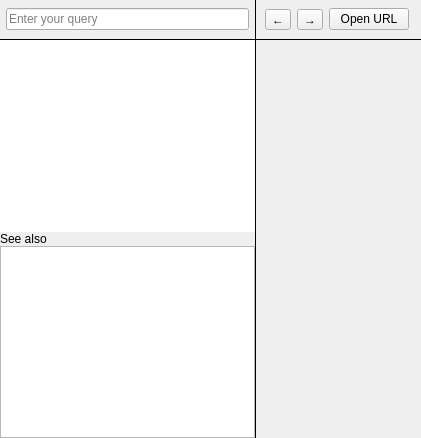
<?xml version="1.0" encoding="UTF-8"?>
<ui version="4.0">
 <class>Tab</class>
 <widget class="QWidget" name="Tab">
  <property name="styleSheet">
   <string notr="true">QSplitter::handle {
   background: black;
}

QFrame#searchEditFrame, QFrame#tabBarFrame {
   border-top: none;
   border-right: none;
   border-bottom: 1px solid black;
   border-left: none;
}</string>
  </property>
  <layout class="QGridLayout" name="gridLayout">
   <property name="leftMargin">
    <number>0</number>
   </property>
   <property name="topMargin">
    <number>0</number>
   </property>
   <property name="rightMargin">
    <number>0</number>
   </property>
   <property name="bottomMargin">
    <number>0</number>
   </property>
   <item row="0" column="0">
    <widget class="QSplitter" name="splitter">
     <property name="lineWidth">
      <number>5</number>
     </property>
     <property name="handleWidth">
      <number>1</number>
     </property>
     <widget class="QWidget" name="layoutWidget">
      <layout class="QVBoxLayout" name="verticalLayout">
       <property name="spacing">
        <number>0</number>
       </property>
       <item>
        <widget class="QFrame" name="searchEditFrame">
         <property name="minimumSize">
          <size>
           <width>0</width>
           <height>40</height>
          </size>
         </property>
         <property name="styleSheet">
          <string notr="true"/>
         </property>
         <layout class="QVBoxLayout" name="searchToolbar">
          <property name="leftMargin">
           <number>6</number>
          </property>
          <property name="topMargin">
           <number>6</number>
          </property>
          <property name="rightMargin">
           <number>6</number>
          </property>
          <property name="bottomMargin">
           <number>6</number>
          </property>
          <item>
           <widget class="SearchEdit" name="searchEdit">
            <property name="placeholderText">
             <string>Enter your query</string>
            </property>
           </widget>
          </item>
         </layout>
        </widget>
       </item>
       <item>
        <widget class="QTreeView" name="treeView">
         <property name="frameShape">
          <enum>QFrame::NoFrame</enum>
         </property>
         <property name="selectionBehavior">
          <enum>QAbstractItemView::SelectItems</enum>
         </property>
         <property name="indentation">
          <number>10</number>
         </property>
         <attribute name="headerVisible">
          <bool>false</bool>
         </attribute>
        </widget>
       </item>
       <item>
        <widget class="QLabel" name="seeAlsoLabel">
         <property name="text">
          <string>See also</string>
         </property>
         <property name="margin">
          <number>2</number>
         </property>
        </widget>
       </item>
       <item>
        <widget class="QListView" name="sections">
         <property name="horizontalScrollBarPolicy">
          <enum>Qt::ScrollBarAlwaysOff</enum>
         </property>
        </widget>
       </item>
      </layout>
     </widget>
     <widget class="QWidget" name="layoutWidget_2">
      <layout class="QVBoxLayout" name="viewInfo">
       <property name="spacing">
        <number>0</number>
       </property>
       <item>
        <widget class="QFrame" name="tabBarFrame">
         <property name="minimumSize">
          <size>
           <width>0</width>
           <height>40</height>
          </size>
         </property>
         <layout class="QHBoxLayout" name="toolbox">
          <property name="topMargin">
           <number>0</number>
          </property>
          <property name="rightMargin">
           <number>12</number>
          </property>
          <property name="bottomMargin">
           <number>0</number>
          </property>
          <item>
           <widget class="QToolButton" name="backButton">
            <property name="text">
             <string>←</string>
            </property>
           </widget>
          </item>
          <item>
           <widget class="QToolButton" name="forwardButton">
            <property name="text">
             <string>→</string>
            </property>
           </widget>
          </item>
          <item>
           <layout class="QHBoxLayout" name="toolbarLayout">
            <item>
             <widget class="QPushButton" name="openUrlButton">
              <property name="sizePolicy">
               <sizepolicy hsizetype="Fixed" vsizetype="Fixed">
                <horstretch>0</horstretch>
                <verstretch>0</verstretch>
               </sizepolicy>
              </property>
              <property name="text">
               <string>Open URL</string>
              </property>
             </widget>
            </item>
           </layout>
          </item>
         </layout>
        </widget>
       </item>
       <item>
        <widget class="SearchableWebView" name="webView" native="true">
         <property name="sizePolicy">
          <sizepolicy hsizetype="Expanding" vsizetype="Expanding">
           <horstretch>0</horstretch>
           <verstretch>0</verstretch>
          </sizepolicy>
         </property>
        </widget>
       </item>
      </layout>
     </widget>
    </widget>
   </item>
  </layout>
 </widget>
 <customwidgets>
  <customwidget>
   <class>SearchEdit</class>
   <extends>QLineEdit</extends>
   <header>ui/widgets/searchedit.h</header>
  </customwidget>
  <customwidget>
   <class>SearchableWebView</class>
   <extends>QWidget</extends>
   <header>ui/widgets/searchablewebview.h</header>
   <container>1</container>
  </customwidget>
 </customwidgets>
 <resources/>
 <connections/>
</ui>
